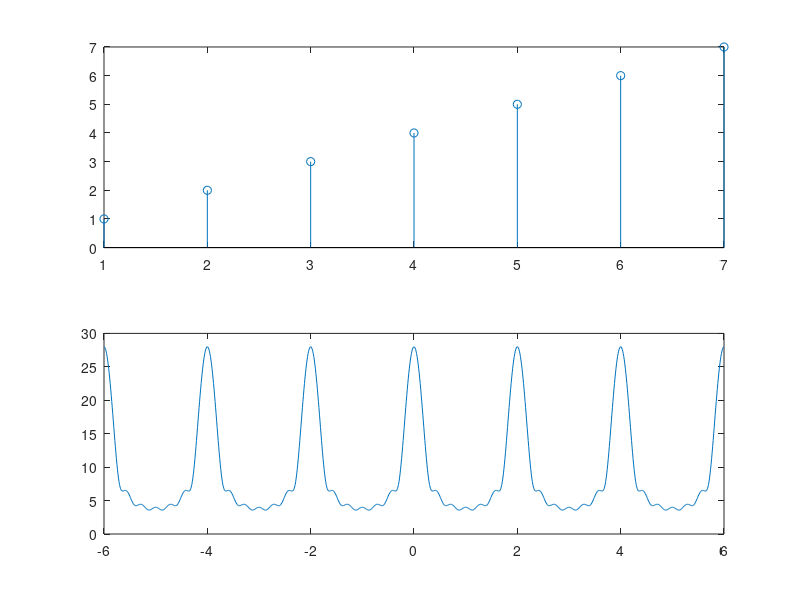

This chart was generated by the following MATLAB code:
clc
clear all 
close all

omega=-6*pi:0.01*pi:6*pi;
n=0:1:7;
x_n=[ 1 2 3 4 5 6 7];

for ii=1:length(omega)
    for iii=1:length(x_n)
        temp1(iii)=x_n(iii)*exp(-1j*omega(ii)*(iii-1));
    end
    x_omega(ii)=sum(temp1);
end

subplot(2,1,1), stem(x_n);
subplot(2,1,2), plot(omega/pi, abs(x_omega));